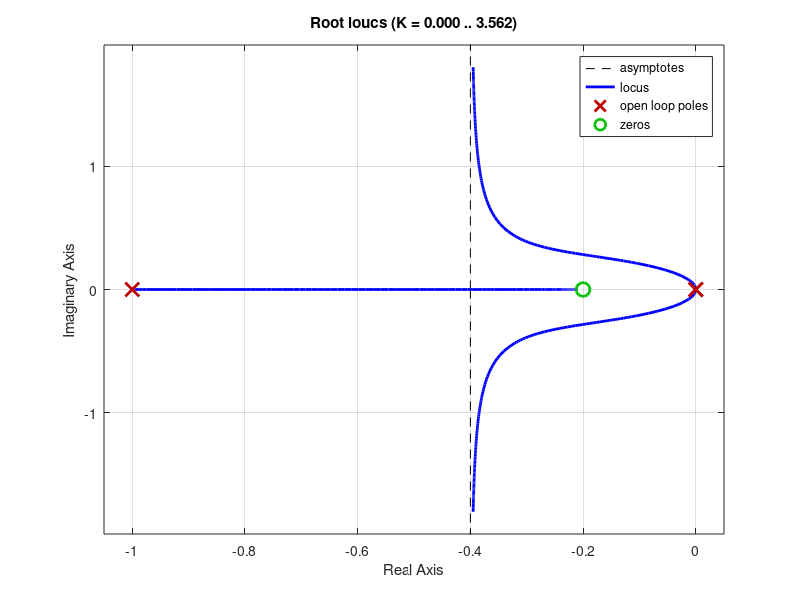

Source code (MATLAB):
s = tf('s');
k = 1;
p = 1;

% Ti = 1.5;
% Ti = 2;
 Ti = 5;

Num = k*(Ti*s + 1 );
Den = Ti*s^2 * (s + p);

rlocus(Num/Den)
%rltool(Num/Den)

grid on



